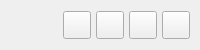
           <widget class="QFrame" name="contentTopBg">
            <property name="minimumSize">
             <size>
              <width>0</width>
              <height>50</height>
             </size>
            </property>
            <property name="maximumSize">
             <size>
              <width>16777215</width>
              <height>50</height>
             </size>
            </property>
            <property name="frameShape">
             <enum>QFrame::NoFrame</enum>
            </property>
            <property name="frameShadow">
             <enum>QFrame::Raised</enum>
            </property>
            <layout class="QHBoxLayout" name="horizontalLayout">
             <property name="spacing">
              <number>0</number>
             </property>
             <property name="leftMargin">
              <number>0</number>
             </property>
             <property name="topMargin">
              <number>0</number>
             </property>
             <property name="rightMargin">
              <number>10</number>
             </property>
             <property name="bottomMargin">
              <number>0</number>
             </property>
             <item>
              <widget class="QFrame" name="leftBox">
               <property name="sizePolicy">
                <sizepolicy hsizetype="Expanding" vsizetype="Preferred">
                 <horstretch>0</horstretch>
                 <verstretch>0</verstretch>
                </sizepolicy>
               </property>
               <property name="frameShape">
                <enum>QFrame::NoFrame</enum>
               </property>
               <property name="frameShadow">
                <enum>QFrame::Raised</enum>
               </property>
               <layout class="QHBoxLayout" name="horizontalLayout_3">
                <property name="spacing">
                 <number>0</number>
                </property>
                <property name="leftMargin">
                 <number>0</number>
                </property>
                <property name="topMargin">
                 <number>0</number>
                </property>
                <property name="rightMargin">
                 <number>0</number>
                </property>
                <property name="bottomMargin">
                 <number>0</number>
                </property>
                <item>
                 <widget class="QLabel" name="titleRightInfo">
                  <property name="sizePolicy">
                   <sizepolicy hsizetype="Preferred" vsizetype="Expanding">
                    <horstretch>0</horstretch>
                    <verstretch>0</verstretch>
                   </sizepolicy>
                  </property>
                  <property name="maximumSize">
                   <size>
                    <width>16777215</width>
                    <height>45</height>
                   </size>
                  </property>
                  <property name="font">
                   <font>
                    <family>Segoe UI</family>
                    <pointsize>10</pointsize>
                    <italic>false</italic>
                    <bold>false</bold>
                   </font>
                  </property>
                  <property name="text">
                   <string/>
                  </property>
                  <property name="alignment">
                   <set>Qt::AlignLeading|Qt::AlignLeft|Qt::AlignVCenter</set>
                  </property>
                 </widget>
                </item>
               </layout>
              </widget>
             </item>
             <item alignment="Qt::AlignRight">
              <widget class="QFrame" name="rightButtons">
               <property name="minimumSize">
                <size>
                 <width>0</width>
                 <height>28</height>
                </size>
               </property>
               <property name="frameShape">
                <enum>QFrame::NoFrame</enum>
               </property>
               <property name="frameShadow">
                <enum>QFrame::Raised</enum>
               </property>
               <layout class="QHBoxLayout" name="horizontalLayout_2">
                <property name="spacing">
                 <number>5</number>
                </property>
                <property name="leftMargin">
                 <number>0</number>
                </property>
                <property name="topMargin">
                 <number>0</number>
                </property>
                <property name="rightMargin">
                 <number>0</number>
                </property>
                <property name="bottomMargin">
                 <number>0</number>
                </property>
                <item>
                 <widget class="QPushButton" name="settingsTopBtn">
                  <property name="minimumSize">
                   <size>
                    <width>28</width>
                    <height>28</height>
                   </size>
                  </property>
                  <property name="maximumSize">
                   <size>
                    <width>28</width>
                    <height>28</height>
                   </size>
                  </property>
                  <property name="cursor">
                   <cursorShape>PointingHandCursor</cursorShape>
                  </property>
                  <property name="toolTip">
                   <string>Settings</string>
                  </property>
                  <property name="text">
                   <string/>
                  </property>
                  <property name="icon">
                   <iconset resource="resources.qrc">
                    <normaloff>:/icons/images/icons/icon_settings.png</normaloff>:/icons/images/icons/icon_settings.png</iconset>
                  </property>
                  <property name="iconSize">
                   <size>
                    <width>20</width>
                    <height>20</height>
                   </size>
                  </property>
                 </widget>
                </item>
                <item>
                 <widget class="QPushButton" name="minimizeAppBtn">
                  <property name="minimumSize">
                   <size>
                    <width>28</width>
                    <height>28</height>
                   </size>
                  </property>
                  <property name="maximumSize">
                   <size>
                    <width>28</width>
                    <height>28</height>
                   </size>
                  </property>
                  <property name="cursor">
                   <cursorShape>PointingHandCursor</cursorShape>
                  </property>
                  <property name="toolTip">
                   <string>Minimize</string>
                  </property>
                  <property name="text">
                   <string/>
                  </property>
                  <property name="icon">
                   <iconset resource="resources.qrc">
                    <normaloff>:/icons/images/icons/icon_minimize.png</normaloff>:/icons/images/icons/icon_minimize.png</iconset>
                  </property>
                  <property name="iconSize">
                   <size>
                    <width>20</width>
                    <height>20</height>
                   </size>
                  </property>
                 </widget>
                </item>
                <item>
                 <widget class="QPushButton" name="maximizeRestoreAppBtn">
                  <property name="minimumSize">
                   <size>
                    <width>28</width>
                    <height>28</height>
                   </size>
                  </property>
                  <property name="maximumSize">
                   <size>
                    <width>28</width>
                    <height>28</height>
                   </size>
                  </property>
                  <property name="font">
                   <font>
                    <family>Segoe UI</family>
                    <pointsize>10</pointsize>
                    <italic>false</italic>
                    <bold>false</bold>
                    <stylestrategy>PreferDefault</stylestrategy>
                   </font>
                  </property>
                  <property name="cursor">
                   <cursorShape>PointingHandCursor</cursorShape>
                  </property>
                  <property name="toolTip">
                   <string>Maximize</string>
                  </property>
                  <property name="text">
                   <string/>
                  </property>
                  <property name="icon">
                   <iconset resource="resources.qrc">
                    <normaloff>:/icons/images/icons/icon_maximize.png</normaloff>:/icons/images/icons/icon_maximize.png</iconset>
                  </property>
                  <property name="iconSize">
                   <size>
                    <width>20</width>
                    <height>20</height>
                   </size>
                  </property>
                 </widget>
                </item>
                <item>
                 <widget class="QPushButton" name="closeAppBtn">
                  <property name="minimumSize">
                   <size>
                    <width>28</width>
                    <height>28</height>
                   </size>
                  </property>
                  <property name="maximumSize">
                   <size>
                    <width>28</width>
                    <height>28</height>
                   </size>
                  </property>
                  <property name="cursor">
                   <cursorShape>PointingHandCursor</cursorShape>
                  </property>
                  <property name="toolTip">
                   <string>Close</string>
                  </property>
                  <property name="text">
                   <string/>
                  </property>
                  <property name="icon">
                   <iconset resource="resources.qrc">
                    <normaloff>:/icons/images/icons/icon_close.png</normaloff>:/icons/images/icons/icon_close.png</iconset>
                  </property>
                  <property name="iconSize">
                   <size>
                    <width>20</width>
                    <height>20</height>
                   </size>
                  </property>
                 </widget>
                </item>
               </layout>
              </widget>
             </item>
            </layout>
           </widget>
